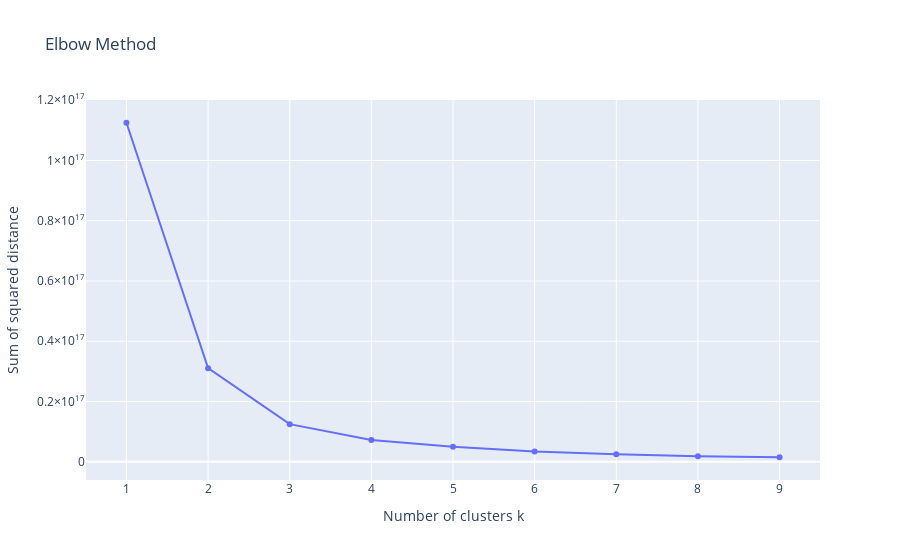

Notebook source saved alongside this figure:
### Code cell
from sklearn.cluster import KMeans
import plotly.graph_objects as go

sse = []
list_k = list(range(1, 10))

for k in list_k:
    km = KMeans(n_clusters=k)
    km.fit(df_normalized)
    sse.append(km.inertia_)

fig = go.Figure(data=go.Scatter(x=list_k, y=sse, mode='lines+markers'))
fig.update_layout(title='Elbow Method', xaxis_title='Number of clusters k', yaxis_title='Sum of squared distance')
fig.show()

### Figure 1 — Plotly figure (JSON) as saved in the notebook; plotly's stock layout.template omitted (floating-point values rounded to 4 significant figures)
{"data": [{"mode": "lines+markers", "type": "scatter", "x": [1, 2, 3, 4, 5, 6, 7, 8, 9], "y": [112534981849346450, 31075165876729700, 12497905547940686, 7264429567927296, 5000999426453320, 3374000000000000.0, 2478084610381814, 1861000000000000.0, 1505672247991079]}], "layout": {"title": {"text": "Elbow Method"}, "xaxis": {"title": {"text": "Number of clusters k"}}, "yaxis": {"title": {"text": "Sum of squared distance"}}}}
